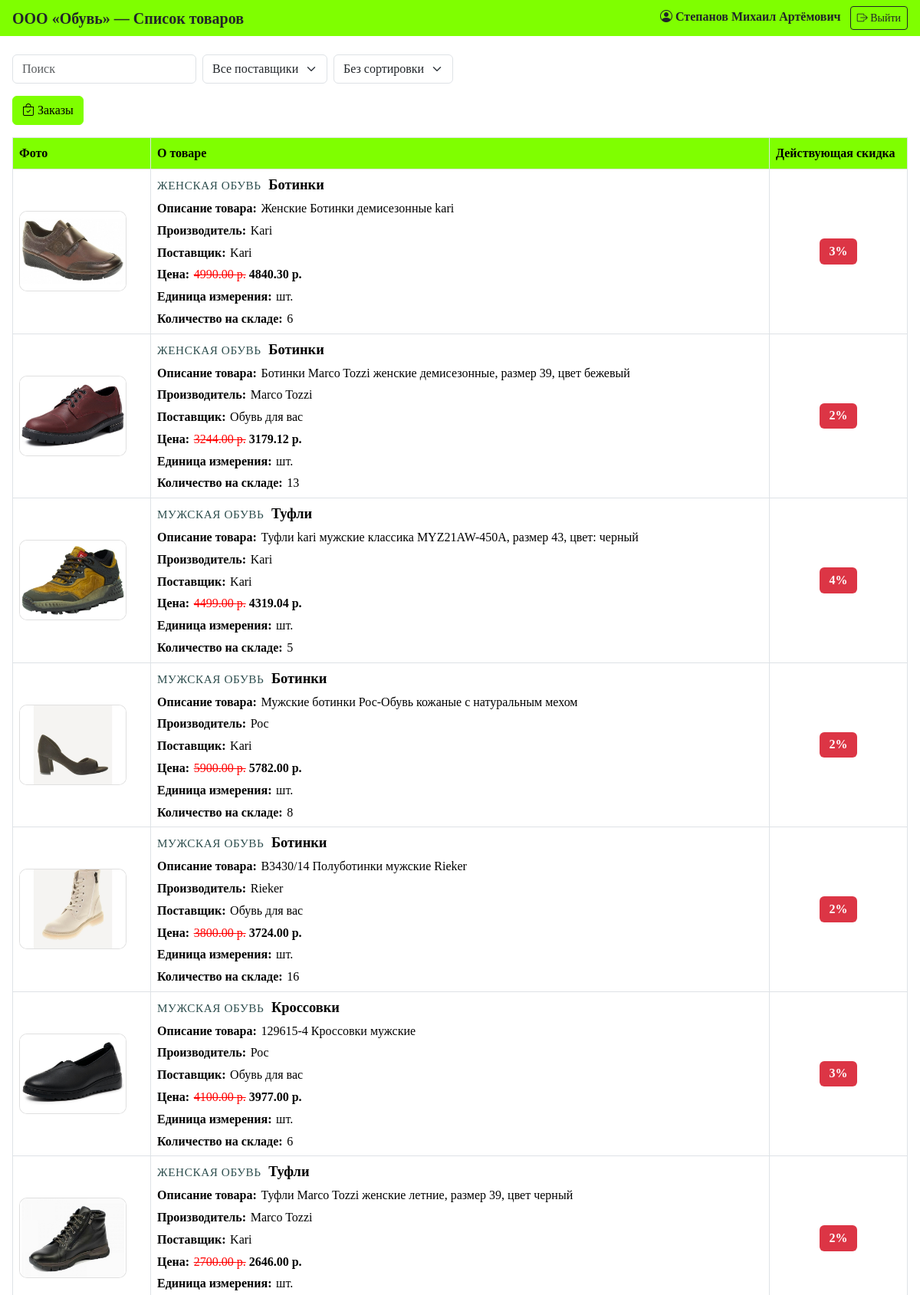
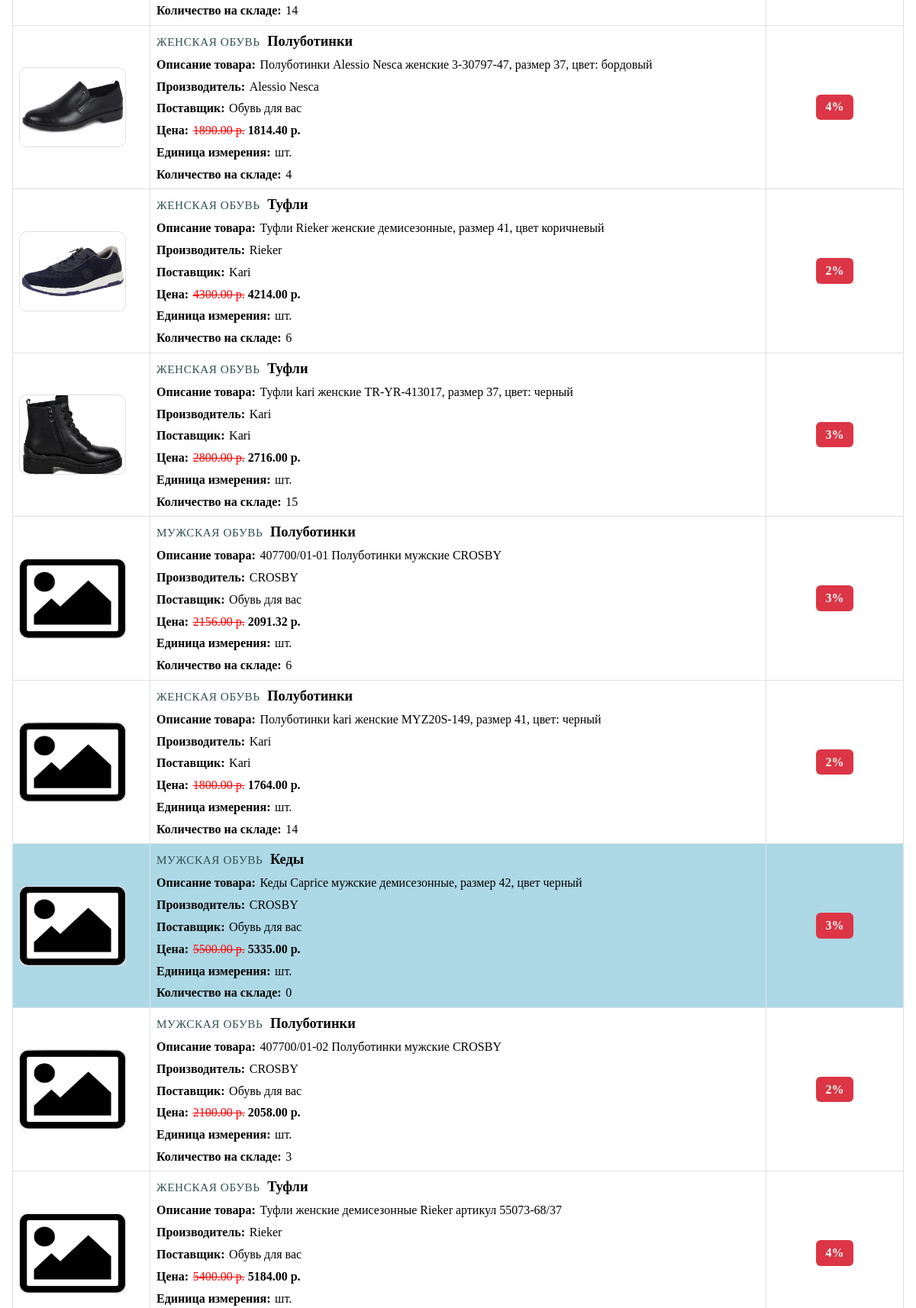
/products (signed in, upper part), run on the app's committed database (2 pictures, top to bottom).
### tables this page shows
CREATE TABLE product (
            product_id      INTEGER PRIMARY KEY AUTOINCREMENT,
            article         TEXT NOT NULL UNIQUE,
            name            TEXT NOT NULL,
            unit            TEXT NOT NULL DEFAULT 'шт.',
            price           REAL NOT NULL CHECK(price >= 0),
            supplier_id     INTEGER NOT NULL REFERENCES supplier(supplier_id),
            manufacturer_id INTEGER NOT NULL REFERENCES manufacturer(manufacturer_id),
            category_id     INTEGER NOT NULL REFERENCES category(category_id),
            discount        INTEGER NOT NULL DEFAULT 0 CHECK(discount >= 0 AND discount <= 100),
            stock_qty       INTEGER NOT NULL DEFAULT 0 CHECK(stock_qty >= 0),
            description     TEXT,
            photo_path      TEXT
        );

CREATE TABLE category (
            category_id   INTEGER PRIMARY KEY AUTOINCREMENT,
            category_name TEXT NOT NULL UNIQUE
        );

CREATE TABLE manufacturer (
            manufacturer_id   INTEGER PRIMARY KEY AUTOINCREMENT,
            manufacturer_name TEXT NOT NULL UNIQUE
        );

CREATE TABLE supplier (
            supplier_id   INTEGER PRIMARY KEY AUTOINCREMENT,
            supplier_name TEXT NOT NULL UNIQUE
        );

### app.py (the view)
@app.route("/products")
def products():
    if "role" not in session:
        return redirect(url_for("login"))
    search = request.args.get("search", "")
    supplier_id = request.args.get("supplier_id", "")
    sort = request.args.get("sort", "")
    product_list = get_all_products(
        search=search or None,
        supplier_id=int(supplier_id) if supplier_id else None,
        sort=sort or None
    )
    return render_template(
        "products.html",
        products=product_list,
        suppliers=get_suppliers(),
        search=search,
        selected_supplier=supplier_id,
        sort=sort
    )

### database.py (called while the page is built, shortened)
def get_connection():
    conn = sqlite3.connect(DB_PATH)
    conn.row_factory = sqlite3.Row
    conn.execute("PRAGMA foreign_keys = ON")
    return conn

def get_all_products(search=None, supplier_id=None, sort=None):
    conn = get_connection()
    query = """
        SELECT
            p.*,
            s.supplier_name,
            m.manufacturer_name,
            c.category_name
        FROM product p
        JOIN supplier s ON p.supplier_id = s.supplier_id
        JOIN manufacturer m ON p.manufacturer_id = m.manufacturer_id
        JOIN category c ON p.category_id = c.category_id
        WHERE 1=1
    """
    params = []
    if supplier_id:
        query += " AND p.supplier_id = ?"
        params.append(supplier_id)
    if sort == "asc":
        query += " ORDER BY p.stock_qty ASC"
    elif sort == "desc":
        query += " ORDER BY p.stock_qty DESC"
    else:
        query += " ORDER BY p.product_id"
    cursor = conn.cursor()
    cursor.execute(query, params)
    products = cursor.fetchall()
    conn.close()
    return products

def get_suppliers():
    conn = get_connection()
    cursor = conn.cursor()
    cursor.execute("SELECT * FROM supplier ORDER BY supplier_name")
    suppliers = cursor.fetchall()
    conn.close()
    return suppliers

### templates/products.html (shortened to what this page needs)
{% extends "base.html" %}
{% block page_title %}Список товаров{% endblock %}
{% block content %}
{% if session.role in ['Менеджер', 'Администратор'] %}
<div class="row g-2 mb-3 align-items-center">
    <div class="col-auto">
        <input type="text" id="search-input" class="form-control"
               placeholder="Поиск" value="{{ search }}" style="width: 240px;">
    </div>
    <div class="col-auto">
        <select id="supplier-select" class="form-select">
            <option value="">Все поставщики</option>
        </select>
    </div>
    <div class="col-auto">
        <select id="sort-select" class="form-select">
            <option value="">Без сортировки</option>
        </select>
    </div>
</div>
{% endif %}
<div class="mb-3 d-flex gap-2">
    {% if session.role in ['Менеджер', 'Администратор'] %}
        <a href="{{ url_for('orders') }}" class="btn btn-secondary-brand">
            <i class="bi bi-bag-check"></i> Заказы
        </a>
    {% endif %}
</div>
<div class="table-responsive">
<table class="table table-bordered table-hover align-middle">
    <thead class="brand-header">
        <tr>
            <th>Фото</th>
            <th>О товаре</th>
            <th>Действующая скидка</th>
        </tr>
    </thead>
    <tbody>
    {% for p in products %}
        {% set row_class = '' %}
        {% if p.stock_qty == 0 %}
            {% set row_class = 'row-no-stock' %}
        {% elif p.discount > 15 %}
            {% set row_class = 'row-high-discount' %}
        {% endif %}
        <tr class="{{ row_class }}"
            data-search="{{ (p.name ~ ' ' ~ p.article ~ ' ' ~ (p.description or '') ~ ' ' ~ p.manufacturer_name ~ ' ' ~ p.supplier_name ~ ' ' ~ p.category_name)|lower }}"
            data-supplier-id="{{ p.supplier_id }}"
            data-stock-qty="{{ p.stock_qty }}">
        <td>
            {% set placeholder_image = url_for('static', filename='images/picture.png') %}
            <img class="product-thumb"
                  src="{{ url_for('static', filename=p.photo_path.replace('\\', '/').replace('static/', '')) if p.photo_path else placeholder_image }}"
                 data-fallback-src="{{ placeholder_image }}">
        </td>
        <td>
            <div class="product-summary">
                <div class="product-summary-line product-summary-title">
                    <span class="product-category">{{ p.category_name }}</span>
                    <span class="product-name">{{ p.name }}</span>
                </div>
                <div class="product-summary-line">
                    <span class="product-label">Описание товара:</span>
                    <span>{{ p.description or '—' }}</span>
                </div>
                <div class="product-summary-line">
                    <span class="product-label">Производитель:</span>
                    <span>{{ p.manufacturer_name }}</span>
                </div>
                <div class="product-summary-line">
                    <span class="product-label">Поставщик:</span>
                    <span>{{ p.supplier_name }}</span>
                </div>
                <div class="product-summary-line">
                    <span class="product-label">Цена:</span>
                    <span>
                        {% if p.discount > 0 %}
                            <span class="price-original">{{ "%.2f"|format(p.price) }} р.</span>
                            <span class="price-final">{{ "%.2f"|format(p.price * (1 - p.discount / 100)) }} р.</span>
                        {% else %}
                            <span class="price-final">{{ "%.2f"|format(p.price) }} р.</span>
                        {% endif %}
                    </span>
                </div>
                <div class="product-summary-line">
                    <span class="product-label">Единица измерения:</span>
                    <span>{{ p.unit }}</span>
                </div>
                <div class="product-summary-line">
                    <span class="product-label">Количество на складе:</span>
                    <span>{{ p.stock_qty }}</span>
                </div>
            </div>
        </td>
        <td class="product-discount-cell">
            {% if p.discount > 0 %}
                <span class="badge bg-danger product-discount-badge">{{ p.discount }}%</span>
            {% else %}
                <span class="product-discount-none">0%</span>
            {% endif %}
        </td>
        </tr>
    {% endfor %}
    </tbody>
</table>
</div>
{% endblock %}

### static/style.css (style rules this page uses)
body, .btn, input, select, textarea, th, td { font-family: "Times New Roman", Times, serif !important; }
.btn-secondary-brand { background-color: #7FFF00; border-color: #7FFF00; color: #000; }
thead.brand-header th { background-color: #7FFF00; color: #000; }
tr.row-no-stock td { background-color: #ADD8E6 !important; }
.price-original { text-decoration: line-through; color: red; }
.price-final { color: #000; font-weight: bold; }
.product-thumb { width: 140px; height: 105px; object-fit: cover; border-radius: 10px; border: 1px solid rgba(0, 0, 0, 0.12); background-color: #fff; }
.table-responsive .table th:first-child, .table-responsive .table td:first-child { width: 180px; }
.table-responsive .table th:last-child, .table-responsive .table td:last-child { width: 180px; }
.product-summary { display: flex; flex-direction: column; gap: 0.45rem; }
.product-summary-line { display: flex; flex-wrap: wrap; gap: 0.35rem; line-height: 1.35; }
.product-summary-title { align-items: baseline; gap: 0.6rem; }
.product-category { font-size: 0.95rem; text-transform: uppercase; letter-spacing: 0.04em; color: #2f4f4f; }
.product-name { font-size: 1.15rem; font-weight: bold; }
.product-label { font-weight: bold; }
.product-discount-cell { text-align: center; vertical-align: middle; }
.product-discount-badge { font-size: 1rem; padding: 0.55rem 0.8rem; }

### data on the page
product: photo_path (picture), category_name "ЖЕНСКАЯ ОБУВЬ", name "Ботинки", description "Женские Ботинки демисезонные kari", manufacturer_name "Kari", supplier_name "Kari", price "4990.00", p.price*(1-p.discount/100) "4840.30", unit "шт.", stock_qty "6", discount "3"
product: photo_path (picture), category_name "ЖЕНСКАЯ ОБУВЬ", name "Ботинки", description "Ботинки Marco Tozzi женские демисезонные, размер 39, цвет бежевый", manufacturer_name "Marco Tozzi", supplier_name "Обувь для вас", price "3244.00", p.price*(1-p.discount/100) "3179.12", unit "шт.", stock_qty "13", discount "2"
product: photo_path (picture), category_name "МУЖСКАЯ ОБУВЬ", name "Туфли", description "Туфли kari мужские классика MYZ21AW-450A, размер 43, цвет: черный", manufacturer_name "Kari", supplier_name "Kari", price "4499.00", p.price*(1-p.discount/100) "4319.04", unit "шт.", stock_qty "5", discount "4"
product: photo_path (picture), category_name "МУЖСКАЯ ОБУВЬ", name "Ботинки", description "Мужские ботинки Рос-Обувь кожаные с натуральным мехом", manufacturer_name "Рос", supplier_name "Kari", price "5900.00", p.price*(1-p.discount/100) "5782.00", unit "шт.", stock_qty "8", discount "2"
product: photo_path (picture), category_name "МУЖСКАЯ ОБУВЬ", name "Ботинки", description "B3430/14 Полуботинки мужские Rieker", manufacturer_name "Rieker", supplier_name "Обувь для вас", price "3800.00", p.price*(1-p.discount/100) "3724.00", unit "шт.", stock_qty "16", discount "2"
product: photo_path (picture), category_name "МУЖСКАЯ ОБУВЬ", name "Кроссовки", description "129615-4 Кроссовки мужские", manufacturer_name "Рос", supplier_name "Обувь для вас", price "4100.00", p.price*(1-p.discount/100) "3977.00", unit "шт.", stock_qty "6", discount "3"
product: photo_path (picture), category_name "ЖЕНСКАЯ ОБУВЬ", name "Туфли", description "Туфли Marco Tozzi женские летние, размер 39, цвет черный", manufacturer_name "Marco Tozzi", supplier_name "Kari", price "2700.00", p.price*(1-p.discount/100) "2646.00", unit "шт.", stock_qty "14", discount "2"
product: photo_path (picture), category_name "ЖЕНСКАЯ ОБУВЬ", name "Полуботинки", description "Полуботинки Alessio Nesca женские 3-30797-47, размер 37, цвет: бордовый", manufacturer_name "Alessio Nesca", supplier_name "Обувь для вас", price "1890.00", p.price*(1-p.discount/100) "1814.40", unit "шт.", stock_qty "4", discount "4"
product: photo_path (picture), category_name "ЖЕНСКАЯ ОБУВЬ", name "Туфли", description "Туфли Rieker женские демисезонные, размер 41, цвет коричневый", manufacturer_name "Rieker", supplier_name "Kari", price "4300.00", p.price*(1-p.discount/100) "4214.00", unit "шт.", stock_qty "6", discount "2"
product: photo_path (picture), category_name "ЖЕНСКАЯ ОБУВЬ", name "Туфли", description "Туфли kari женские TR-YR-413017, размер 37, цвет: черный", manufacturer_name "Kari", supplier_name "Kari", price "2800.00", p.price*(1-p.discount/100) "2716.00", unit "шт.", stock_qty "15", discount "3"
product: category_name "МУЖСКАЯ ОБУВЬ", name "Полуботинки", description "407700/01-01 Полуботинки мужские CROSBY", manufacturer_name "CROSBY", supplier_name "Обувь для вас", price "2156.00", p.price*(1-p.discount/100) "2091.32", unit "шт.", stock_qty "6", discount "3"
product: category_name "ЖЕНСКАЯ ОБУВЬ", name "Полуботинки", description "Полуботинки kari женские MYZ20S-149, размер 41, цвет: черный", manufacturer_name "Kari", supplier_name "Kari", price "1800.00", p.price*(1-p.discount/100) "1764.00", unit "шт.", stock_qty "14", discount "2"
product: category_name "МУЖСКАЯ ОБУВЬ", name "Кеды", description "Кеды Caprice мужские демисезонные, размер 42, цвет черный", manufacturer_name "CROSBY", supplier_name "Обувь для вас", price "5500.00", p.price*(1-p.discount/100) "5335.00", unit "шт.", stock_qty "0", discount "3"
product: category_name "МУЖСКАЯ ОБУВЬ", name "Полуботинки", description "407700/01-02 Полуботинки мужские CROSBY", manufacturer_name "CROSBY", supplier_name "Обувь для вас", price "2100.00", p.price*(1-p.discount/100) "2058.00", unit "шт.", stock_qty "3", discount "2"
product: category_name "ЖЕНСКАЯ ОБУВЬ", name "Туфли", description "Туфли женские демисезонные Rieker артикул 55073-68/37", manufacturer_name "Rieker", supplier_name "Обувь для вас", price "5400.00", p.price*(1-p.discount/100) "5184.00", unit "шт.", discount "4"

### other printed values
{{ session.get('full_name', '') }} "Степанов Михаил Артёмович"
